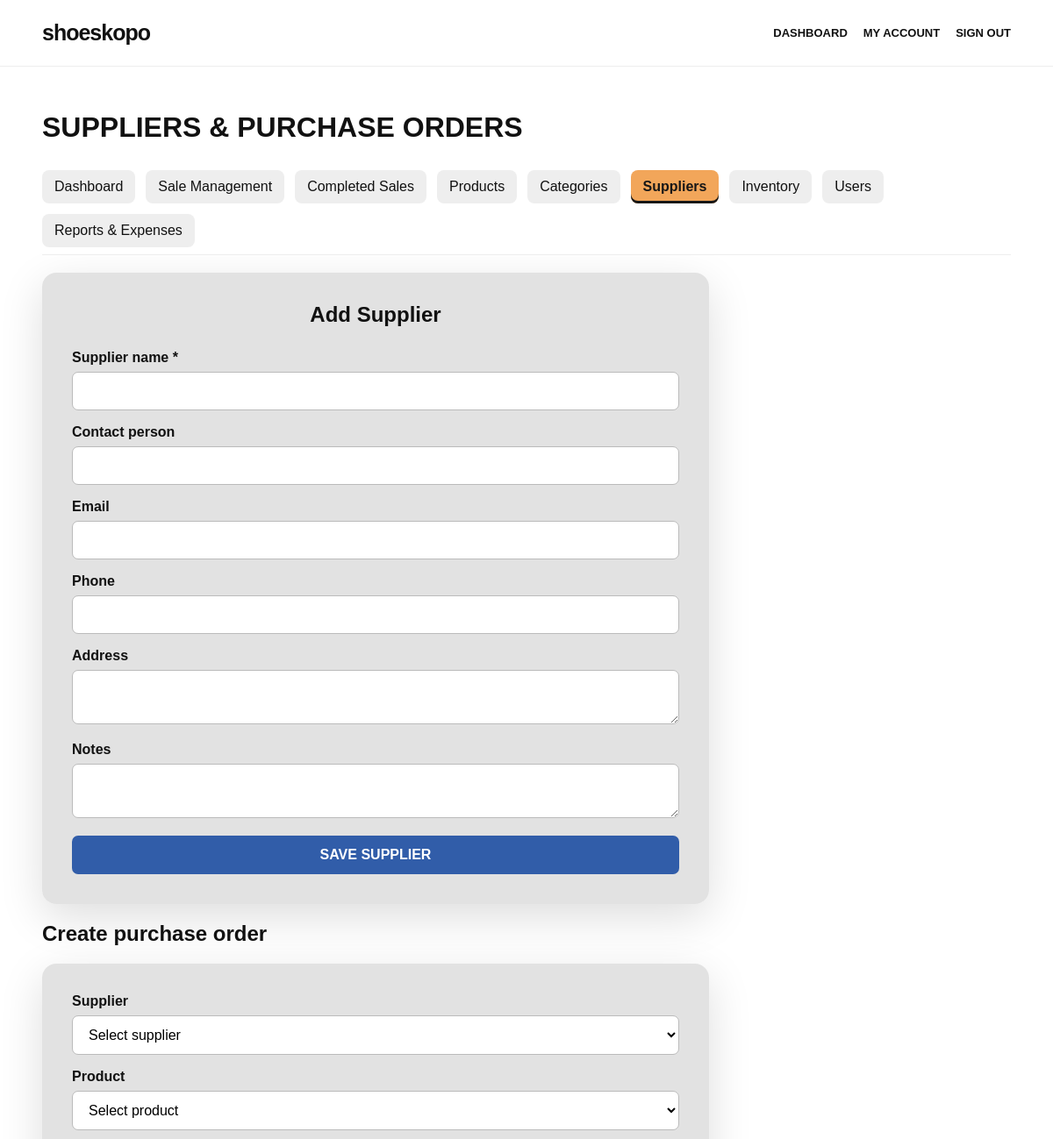
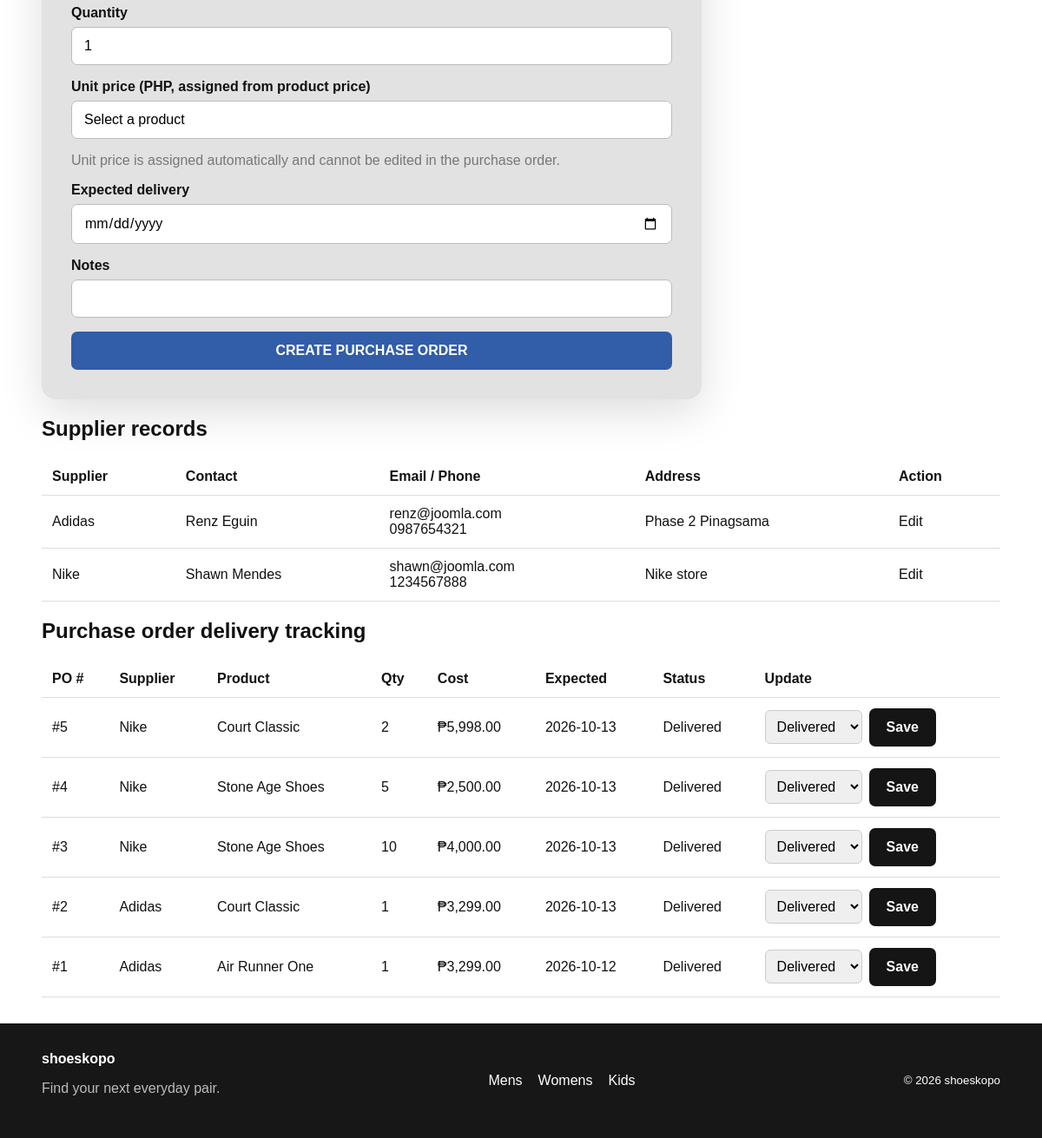
Screenshot of /admin/suppliers.php (signed in) with the database file from the repository (2 pictures, top to bottom).
### tables this page shows
CREATE TABLE `suppliers` (
  `id` int(11) NOT NULL,
  `supplier_name` varchar(180) NOT NULL,
  `contact_person` varchar(160) DEFAULT NULL,
  `email` varchar(190) DEFAULT NULL,
  `phone` varchar(50) DEFAULT NULL,
  `address` text DEFAULT NULL,
  `notes` text DEFAULT NULL,
  `created_at` timestamp NOT NULL DEFAULT current_timestamp()
);

CREATE TABLE `purchase_orders` (
  `id` int(11) NOT NULL,
  `supplier_id` int(11) NOT NULL,
  `status` enum('Ordered','In Transit','Delivered','Cancelled') NOT NULL DEFAULT 'Ordered',
  `order_date` date NOT NULL,
  `expected_date` date DEFAULT NULL,
  `delivered_at` datetime DEFAULT NULL,
  `total_cost` decimal(12,2) NOT NULL DEFAULT 0.00,
  `notes` text DEFAULT NULL,
  `created_at` timestamp NOT NULL DEFAULT current_timestamp()
);

CREATE TABLE `products` (
  `id` int(11) NOT NULL,
  `category_id` int(11) DEFAULT NULL,
  `name` varchar(180) NOT NULL,
  `description` text DEFAULT NULL,
  `price` decimal(10,2) NOT NULL DEFAULT 0.00,
  `image_url` varchar(500) DEFAULT NULL,
  `audience` enum('men','women','kids','all') NOT NULL DEFAULT 'all',
  `sizes` varchar(255) DEFAULT NULL,
  `stock` int(11) NOT NULL DEFAULT 0,
  `is_featured` tinyint(1) NOT NULL DEFAULT 0,
  `created_at` timestamp NOT NULL DEFAULT current_timestamp()
);

CREATE TABLE `purchase_order_items` (
  `id` int(11) NOT NULL,
  `purchase_order_id` int(11) NOT NULL,
  `product_id` int(11) NOT NULL,
  `quantity` int(11) NOT NULL,
  `unit_cost` decimal(10,2) NOT NULL DEFAULT 0.00
);

### admin/suppliers.php (the view, shortened to what this page needs)
<?php
require_once __DIR__.'/../config/db.php'; require_once __DIR__.'/../includes/functions.php'; require_role(['admin']); $error='';
$edit=null;if(isset($_GET['edit'])){$st=$pdo->prepare('SELECT * FROM suppliers WHERE id=?');$st->execute([(int)$_GET['edit']]);$edit=$st->fetch();}
$suppliers=$pdo->query('SELECT * FROM suppliers ORDER BY supplier_name')->fetchAll();$products = $pdo->query("\n    SELECT id, name, stock, price\n    FROM products\n    ORDER BY name\n")->fetchAll();
$pos = $pdo->query('
    SELECT po.*, s.supplier_name, p.name AS product_name
    FROM purchase_orders po
    JOIN suppliers s ON s.id = po.supplier_id
    JOIN purchase_order_items poi ON poi.purchase_order_id = po.id
    JOIN products p ON p.id = poi.product_id
    ORDER BY po.created_at DESC
')->fetchAll();$pageTitle='Suppliers';include __DIR__.'/../includes/header.php'; ?>
<div class="admin-shell"><h1>SUPPLIERS & PURCHASE ORDERS</h1><?= admin_navigation('suppliers.php') ?><?php if($error):?><div class="form-error"><?=e($error)?></div><?php endif;?>
<section class="form-wrap" style="margin:20px 0;max-width:760px"><h2><?= $edit?'Edit Supplier':'Add Supplier' ?></h2><form method="post"><input type="hidden" name="id" value="<?= (int)($edit['id']??0) ?>"><div class="field"><label>Supplier name *</label><input name="supplier_name" required value="<?=e($edit['supplier_name']??'')?>"></div><div class="field"><label>Contact person</label><input name="contact_person" value="<?=e($edit['contact_person']??'')?>"></div><div class="field"><label>Email</label><input type="email" name="email" value="<?=e($edit['email']??'')?>"></div><div class="field"><label>Phone</label><input name="phone" value="<?=e($edit['phone']??'')?>"></div><div class="field"><label>Address</label><textarea name="address"><?=e($edit['address']??'')?></textarea></div><div class="field"><label>Notes</label><textarea name="notes"><?=e($edit['notes']??'')?></textarea></div><button class="btn btn-blue">SAVE SUPPLIER</button></form></section>
<h2>Create purchase order</h2><section class="form-wrap" style="margin:20px 0;max-width:760px"><form method="post"><input type="hidden" name="action" value="po"><div class="field"><label>Supplier</label><select name="supplier_id" required><option value="">Select supplier</option><?php foreach($suppliers as $s):?><option value="<?=$s['id']?>"><?=e($s['supplier_name'])?></option><?php endforeach;?></select></div><div class="field"><label>Product</label><select name="product_id" required><option value="">Select product</option><?php foreach($products as $pr):?><option value="<?=$pr['id']?>" data-price="<?=e((string)$pr['price'])?>"><?=e($pr['name'])?> (stock <?=$pr['stock']?>)</option><?php endforeach;?></select></div><div class="field"><label>Quantity</label><input type="number" min="1" name="quantity" value="1" required></div><div class="field"><label>Unit price (PHP, assigned from product price)</label><input id="unit_price_display" type="text" value="Select a product" readonly><p class="muted">Unit price is assigned automatically and cannot be edited in the purchase order.</p></div><div class="field"><label>Expected delivery</label><input type="date" name="expected_date"></div><div class="field"><label>Notes</label><input name="po_notes"></div><button class="btn btn-blue">CREATE PURCHASE ORDER</button></form></section>
<h2>Supplier records</h2><div class="table-wrap"><table class="data-table"><thead><tr><th>Supplier</th><th>Contact</th><th>Email / Phone</th><th>Address</th><th>Action</th></tr></thead><tbody><?php foreach($suppliers as $s):?><tr><td><?=e($s['supplier_name'])?></td><td><?=e($s['contact_person']??'')?></td><td><?=e($s['email']??'')?> <br><?=e($s['phone']??'')?></td><td><?=e($s['address']??'')?></td><td><a href="?edit=<?=$s['id']?>">Edit</a></td></tr><?php endforeach;?></tbody></table></div>
<h2>Purchase order delivery tracking</h2><div class="table-wrap"><table class="data-table"><thead><tr><th>PO #</th><th>Supplier</th><th>Product</th><th>Qty</th><th>Cost</th><th>Expected</th><th>Status</th><th>Update</th></tr></thead><tbody><?php foreach($pos as $po):?><tr><td>#<?=$po['id']?></td><td><?=e($po['supplier_name'])?></td><td><?=e($po['product_name'])?></td><td><?php $q=$pdo->prepare('SELECT quantity FROM purchase_order_items WHERE purchase_order_id=?');$q->execute([$po['id']]);echo (int)$q->fetchColumn();?></td><td><?=money($po['total_cost'])?></td><td><?=e($po['expected_date']??'—')?></td><td><?=e($po['status'])?></td><td><form method="post" class="inline-form"><input type="hidden" name="action" value="status"><input type="hidden" name="id" value="<?=$po['id']?>"><select name="status"><?php foreach(['Ordered','In Transit','Delivered','Cancelled'] as $st):?><option <?=$po['status']===$st?'selected':''?>><?=$st?></option><?php endforeach;?></select><button class="btn">Save</button></form></td></tr><?php endforeach;?></tbody></table></div></div><?php include __DIR__.'/../includes/footer.php'; ?>

### assets/css/style.css (style rules this page uses)
* { box-sizing:border-box }
html { scroll-behavior:smooth }
body { margin:0;color:#111;background:#fff;font-family:Arial,Helvetica,sans-serif }
a { color:inherit;text-decoration:none }
button,input,select,textarea { font:inherit }
.btn { display:inline-block;border:0;border-radius:7px;padding:13px 20px;background:#151515;color:#fff;font-weight:700;cursor:pointer }
.btn-blue { background:#315da9 }
.muted { color:#777 }
.form-wrap { max-width:440px;margin:44px auto;padding:34px;background:rgba(225,225,225,.94);border-radius:16px;box-shadow:0 15px 50px #0002 }
.form-wrap h1,.form-wrap h2 { text-align:center;margin:0 0 26px }
.field { margin-bottom:16px }
.field label { display:block;font-weight:700;margin-bottom:7px }
.field input,.field select,.field textarea { width:100%;padding:12px 14px;border:1px solid #bbb;border-radius:7px;background:#fff }
.form-wrap .btn { width:100% }
.table-wrap { overflow:auto }
.data-table { width:100%;border-collapse:collapse }
.data-table th,.data-table td { padding:12px;border-bottom:1px solid #ddd;text-align:left }
.admin-shell { padding:30px 4% }
.inline-form { display:flex;gap:8px;align-items:center;flex-wrap:wrap }
.inline-form input,.inline-form select { padding:9px;border:1px solid #ccc;border-radius:6px }

### rows the page displays
suppliers: supplier_name "Adidas", contact_person "Renz Eguin", email "renz@joomla.com", phone "0987654321", address "Phase 2 Pinagsama"
suppliers: supplier_name "Nike", contact_person "Shawn Mendes", email "shawn@joomla.com", phone "1234567888", address "Nike store"
purchase_orders: id "5", supplier.supplier_name "Nike", products.name "Court Classic", purchase_order_items.quantity "2", total_cost "₱5,998.00", expected_date "2026-10-13", status "Delivered"
purchase_orders: id "4", supplier.supplier_name "Nike", products.name "Stone Age Shoes", purchase_order_items.quantity "5", total_cost "₱2,500.00", expected_date "2026-10-13", status "Delivered"
purchase_orders: id "3", supplier.supplier_name "Nike", products.name "Stone Age Shoes", purchase_order_items.quantity "10", total_cost "₱4,000.00", expected_date "2026-10-13", status "Delivered"
purchase_orders: id "2", supplier.supplier_name "Adidas", products.name "Court Classic", purchase_order_items.quantity "1", total_cost "₱3,299.00", expected_date "2026-10-13", status "Delivered"
purchase_orders: id "1", supplier.supplier_name "Adidas", products.name "Air Runner One", purchase_order_items.quantity "1", total_cost "₱3,299.00", expected_date "2026-10-12", status "Delivered"

### other values shown
$label "Dashboard"
$label "Sale Management"
$label "Completed Sales"
$label "Products"
$label "Categories"
$label "Suppliers"
$label "Inventory"
$label "Users"
$label "Reports & Expenses"
